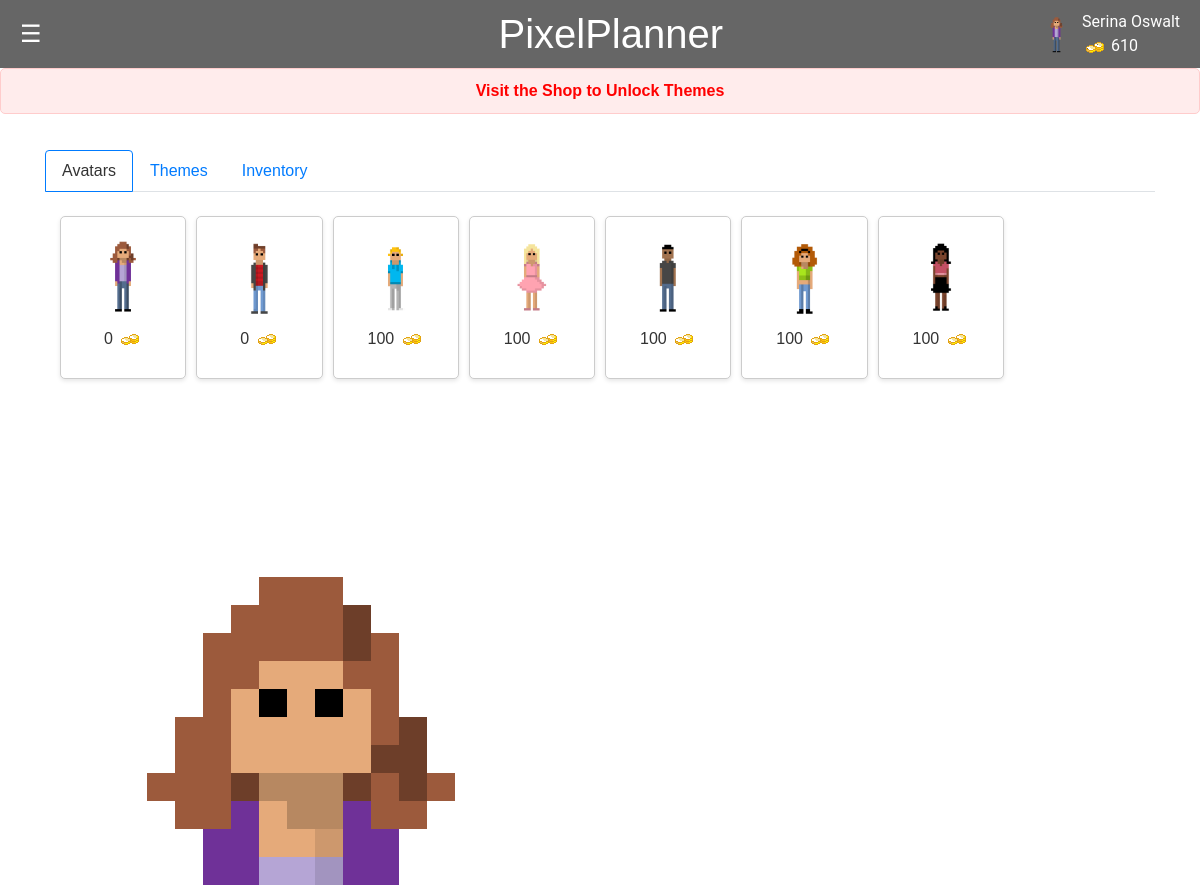
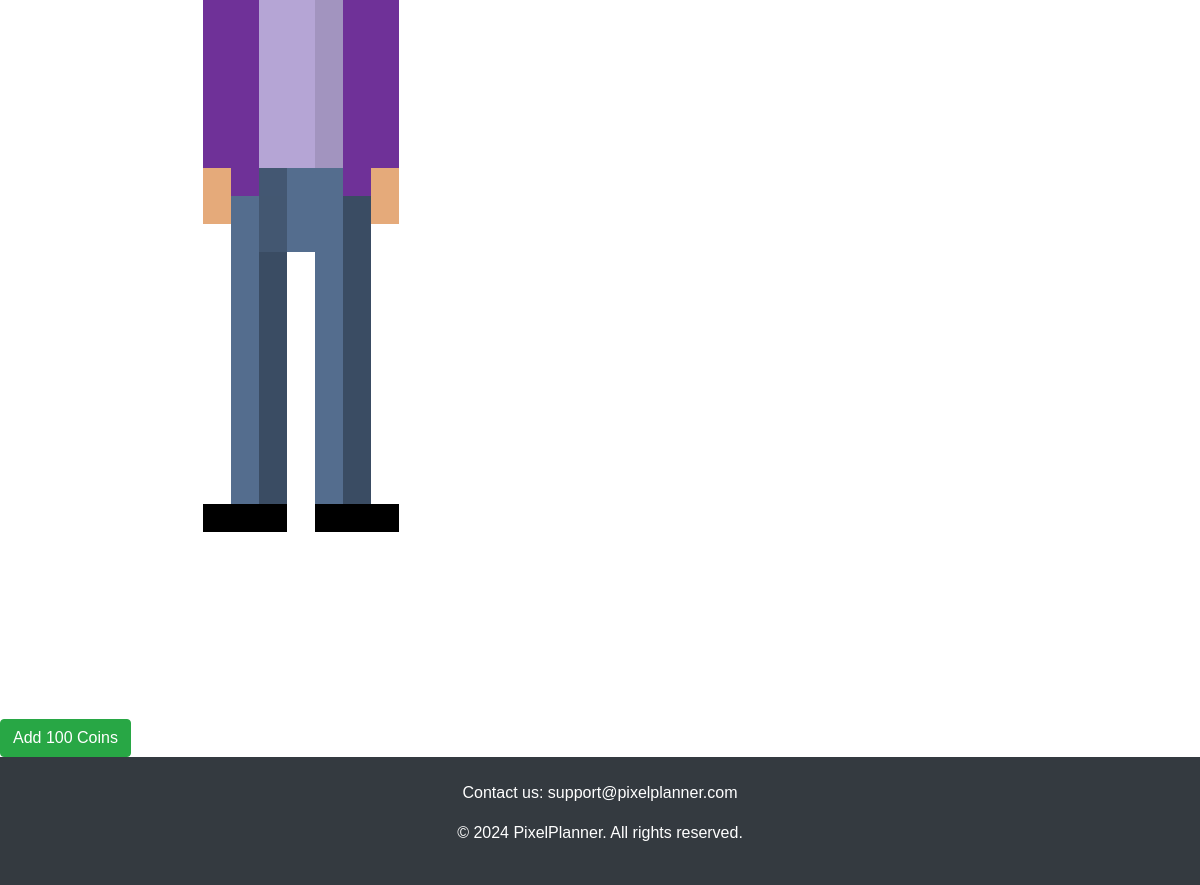
Before: /shop (signed in) with the older database file (2 pictures, top to bottom).
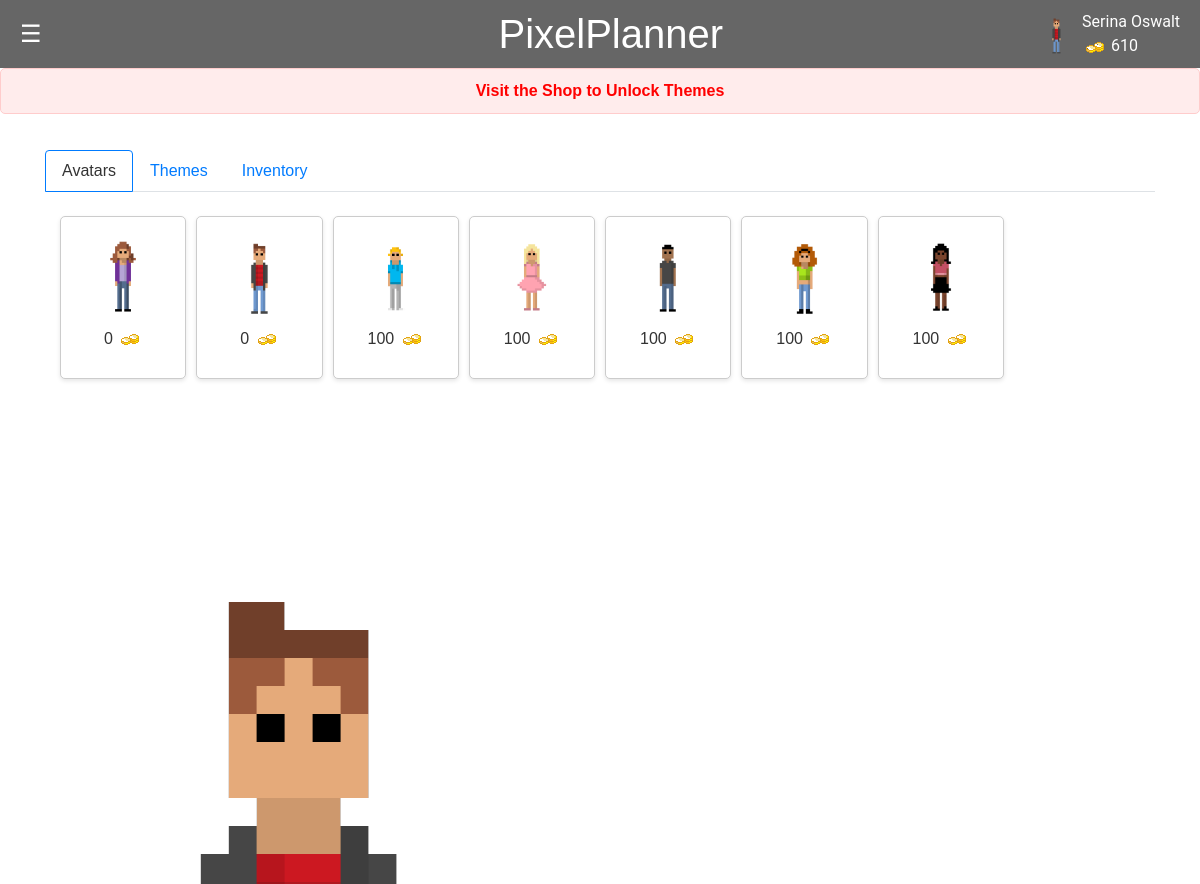
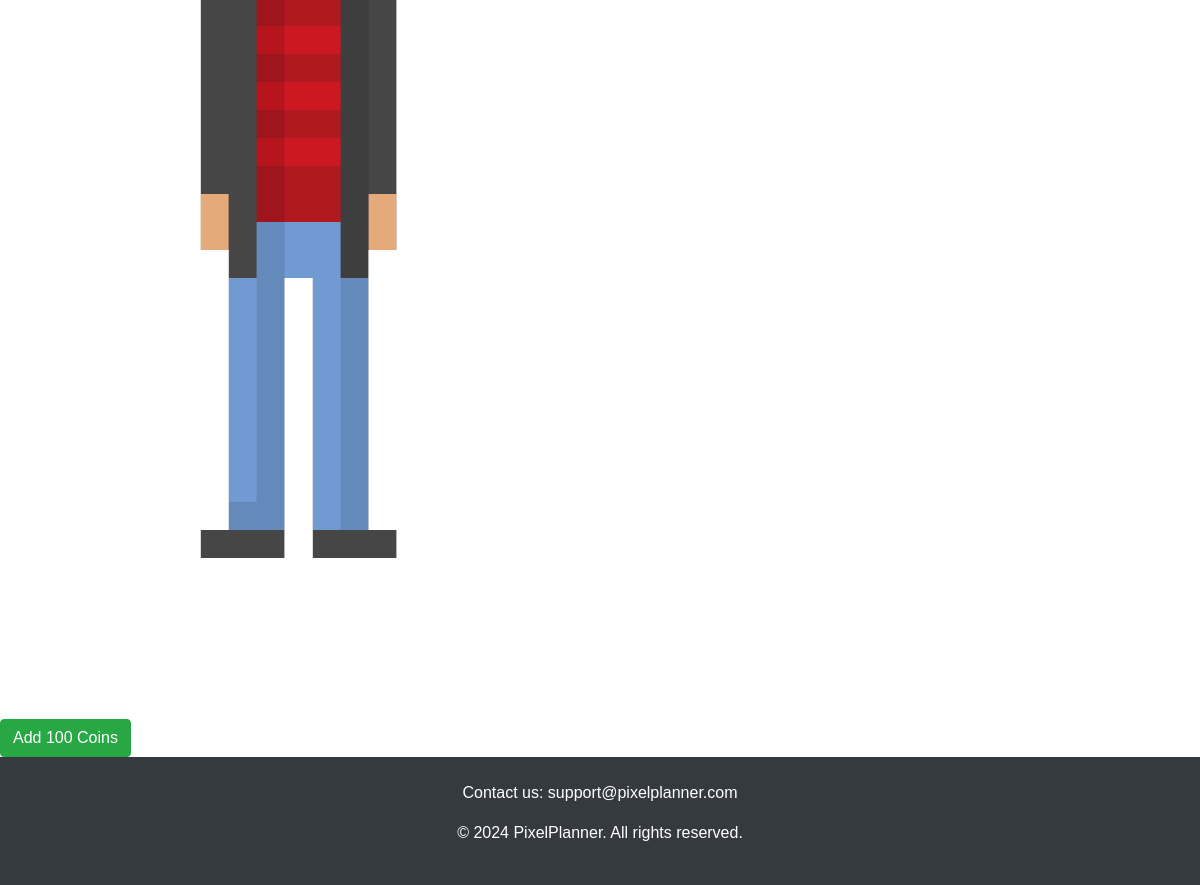
After: the same page with the newer database file (2 pictures, top to bottom).
### app.py (models this page shows, shortened)
class User(db.Model):
    id = db.Column(db.Integer, primary_key=True)
    name = db.Column(db.String(100), nullable=False)
    email = db.Column(db.String(100), unique=True)
    password = db.Column(db.String(100))
    canvas_api_key = db.Column(db.String(255))
    course_codes_list = db.Column(db.String(255))
    avatar = db.Column(db.String(255))
    coins = db.Column(db.Integer)
    color_picker_unlocked = db.Column(db.Boolean, default=False)
    user_items = db.relationship('UserItem', backref='user', lazy=True, cascade="all, delete, delete-orphan")

class Item(db.Model):
    id = db.Column(db.Integer, primary_key=True)
    name = db.Column(db.String(100), nullable=False)
    price = db.Column(db.Integer, nullable=False)
    img = db.Column(db.String(255))

### app.py (the view)
@app.route('/shop')
def shop():
    if 'email' not in session:
        flash('Please log in to access the shop.')
        return redirect(url_for('login'))
    user = User.query.filter_by(email=session['email']).first()
    if not user:
        flash('User not found.')
        return redirect(url_for('login'))
    all_items = Item.query.all()
    unlocked_items = {ui.item.id for ui in user.user_items if ui.unlocked}  # use .all() to fetch items
    items_for_display = [{
        'id': item.id,
        'name': item.name,
        'img': item.img,
        'price': item.price,
        'unlocked': item.id in unlocked_items
    } for item in all_items]
    return render_template('shop.html', user=user, items=items_for_display)

### templates/shop.html (shortened to what this page needs)
<!DOCTYPE html>
<html lang="en">
<head>
    <link rel="stylesheet" href="https://cdn.jsdelivr.net/npm/bootstrap@4.6.2/dist/css/bootstrap.min.css">
    <link rel="stylesheet" href="/static/css/styles.css">
</head>
<header>
    <div class="menu-icon" onmouseover="openNav()" onmouseout="closeNav()">&#9776;</div>
    <h1>PixelPlanner</h1>
    <div class="profile-info">
        <img src="{{ url_for('static', filename='images/' + user.avatar) }}" alt="User Avatar" class="avatar">
        <div class="player-info">
            <span class="player-name">{{session.get('user_name', 'Guest')}}</span>
            <span class="player-coins"><img src="{{ url_for('static', filename='images/coin.png') }}" alt="Coin"> {{
                user.coins }}</span>
        </div>
</header>
{% if user.color_picker_unlocked %}
<form class="color-picker">
    <fieldset>
        <legend class="visually-hidden">Pick a color scheme</legend>
        <label for="light" class="visually-hidden">Light Theme</label>
        <input type="radio" name="theme" id="light" checked>
        <label for="pink" class="visually-hidden">Pink Theme</label>
        <input type="radio" name="theme" id="pink">
        <label for="blue" class="visually-hidden">Blue Theme</label>
        <input type="radio" name="theme" id="blue">
        <label for="green" class="visually-hidden">Green</label>
        <input type="radio" name="theme" id="green">
        <label for="dark" class="visually-hidden">Dark</label>
        <input type="radio" name="theme" id="dark">
    </fieldset>
</form>
{% else %}
<p class="locked-feature-notice">Visit the Shop to Unlock Themes</p>
{% endif %}
<body>
    <div class="shop-layout">
        <div class="container">
            <ul class="nav nav-tabs" id="shopTabs">
                <li class="nav-item">
                    <a class="nav-link active" data-toggle="tab" href="#avatars">Avatars</a>
                </li>
                <li class="nav-item">
                    <a class="nav-link" data-toggle="tab" href="#themes">Themes</a>
                </li>
                <li class="nav-item">
                    <a class="nav-link" data-toggle="tab" href="#inventory">Inventory</a>
                </li>
            </ul>
            <div class="tab-content">
                <div id="avatars" class="container tab-pane active"><br>
                    <div class="shop-grid">
                        {% for item in items %}
                        <div class="shop-item {{ 'purchased' if item.unlocked else '' }}" data-item-id="{{ item.id }}"
                            data-name="{{ item.name }}" data-price="{{ item.price }}"
                            data-img="{{ url_for('static', filename='images/' + item.img) }}">
                            <img src="{{ url_for('static', filename='images/' + item.img) }}" alt="{{ item.name }}">
                            <p>{{ item.price }} <img src="{{ url_for('static', filename='images/coin.png') }}"
                                    alt="Coin"></p>
                        </div>
                        {% endfor %}
                    </div>
                </div>
            </div>
        </div>
    </div>
    <div class="user-avatar-large">
        <img src="{{ url_for('static', filename='images/' + user.avatar) }}" alt="User Avatar">
    </div>
<div>
    <form action="{{ url_for('add_coins') }}" method="post">
        <button type="submit" class="btn btn-success">Add 100 Coins</button>
    </form>
</div>
    <footer class="footer bg-dark text-white py-4">
        <div class="container text-center">
            <p>Contact us: support@pixelplanner.com</p>
            <p>&copy; 2024 PixelPlanner. All rights reserved.</p>
        </div>
    </footer>
</body>
</html>

### static/css/styles.css (style rules this page uses)
body, html { height: 100%; margin: 0; padding: 0; font-family: Arial, sans-serif; background-color: var(--bg-color); color: var(--text-color); }
body, html { margin: 0; padding: 0; font-family: Arial, sans-serif; }
header { display: flex; justify-content: space-between; align-items: center; background-color: var(--notification-text-color); padding: 10px 20px; position: relative; }
header h1 { margin: 0; flex-grow: 1; text-align: center; color: var(--bg-color) }
.menu-icon { cursor: pointer; font-size: 24px; color: var(--bg-color); }
.profile-info { display: flex; align-items: center; position: absolute; top: 10px; right: 20px; font-family: 'Roboto', sans-serif; color: var(--bg-color); }
.avatar { height: 50px; width: auto; border-radius: 50%; }
.player-info { display: flex; flex-direction: column; margin-left: 10px }
body { font-family: Arial, sans-serif; background-color: var(--bg-color); margin: 0; padding: 0; }
.shop-layout { display: flex; justify-content: left; padding: 20px; width: 100%; }
.shop-grid { display: grid; width: 100%; grid-template-columns: repeat(auto-fill, minmax(120px, 1fr)); gap: 10px; margin: 0 auto; }
.shop-item, .inventory-item { display: flex; flex-direction: column; align-items: center; justify-content: center; border: 1px solid #ccc; padding: 10px; border-radius: 5px; box-shadow: 0 2px 4px rgba(0,0,0,0.1); background-color: #fff; transition: border 0.3s ease-in-out; cursor: pointer; }
.shop-item img, .inventory-item img { height: 100px; max-width: 100%; }
.shop-item p img, .inventory-item p img { height: auto; width: auto; }
.user-avatar-large { flex: 1; width: 50%; display: flex; justify-content: center; align-items: center; }
.nav-tabs .nav-link.active { color: var(--text-color); background-color: var(--bg-color); border-color: #007bff; }
:root { --bg-color: #fff; --text-color: #333; --link-color: #007bff; --hover-bg-color: #cccccc; --hover-text-decoration: underline; --notification-text-color: #666; --border-color: #eee; }
a { color: var(--link-color); }
.locked-feature-notice { color: #ff0000; font-weight: bold; padding: 10px; background-color: #ffecec; border: 1px solid #ffcccc; border-radius: 5px; text-align: center; }

Changed rows visible on the page:
changed User "Serina Oswalt": avatar: a different picture
